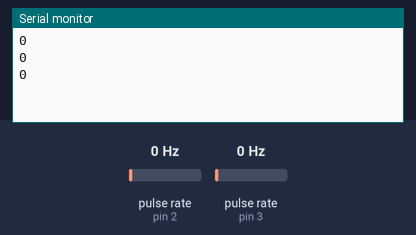
This sketch was run on a simulated Arduino Uno, built with avr-gcc and run on an emulated ATmega328P. Parts: the last lines printed to the serial monitor. Wiring (inferred from the names in the program): 2 × pulse sensor: data pin 2 / data pin 3. Inputs (shaded band) come from the test bench; at power-on: pulse rate (sensors on pin 2, pin 3) 0 Hz.

Above: at 1.2 s.
1.3 s: pulse rate (sensor on pin 2) set to 4 Hz
At 1.9 s:
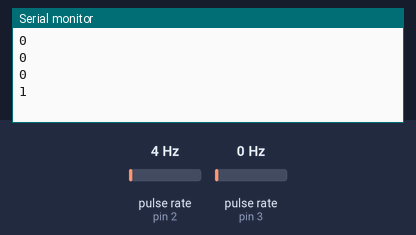
2.8 s: pulse rate (sensor on pin 3) set to 50 Hz
At 3.4 s:
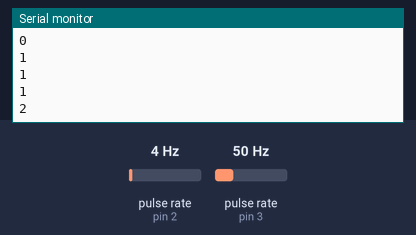
4.3 s: pulse rate (sensor on pin 2) set to 150 Hz
At 4.9 s:
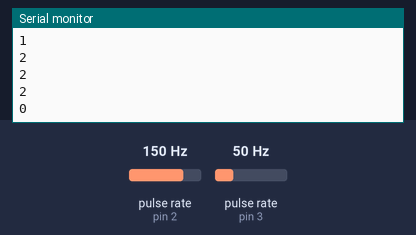
5.8 s: pulse rate (sensor on pin 3) set to 4 Hz
At 6.4 s:
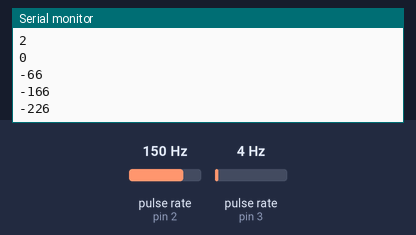
Timing chart, 0 to 8.3 s (numbered marks = the images above; inputs shaded):
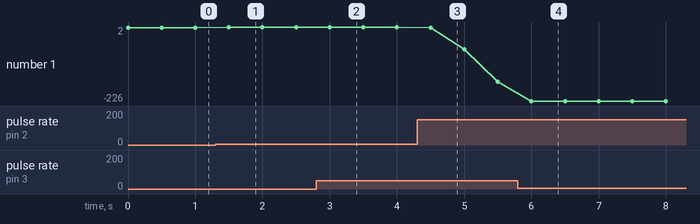

Measured:
- after the input at 1.3 s, the serial monitor: prints a new line after 0.20 s (image 1)
- after the input at 2.8 s, the serial monitor: prints a new line after 0.20 s (image 2)
- after the input at 4.3 s, the serial monitor: prints a new line after 0.20 s (image 3)
- after the input at 5.8 s, the serial monitor: prints a new line after 0.20 s (image 4)
- plotted number 1: 0 → 1 after the input at 1.3 s, 1 → 2 after the input at 2.8 s, 2 → -166 after the input at 4.3 s, -166 → -226 after the input at 5.8 s

The sketch:

Lab4_Task2_DC_Motor_Encoder.ino
```cpp
// Encoder code adapted from http://bildr.org/2012/08/rotary-encoder-arduino/

//these pins cannot be changed; pins 2/3 are the UNO's external interrupt pins int0/int1
int encoderPin1 = 2;
int encoderPin2 = 3;

volatile int lastEncoded = 0;  // declare as volatile variables changed within interrupt service routine
volatile long encoderValue = 0;

//long lastencoderValue = 0;

int lastMSB = 0;
int lastLSB = 0;

void setup()
{
  Serial.begin(9600);
  pinMode(encoderPin1, INPUT);
  pinMode(encoderPin2, INPUT);

//  digitalWrite(encoderPin1, HIGH); //turn internal pullup resistor on
//  digitalWrite(encoderPin2, HIGH); //turn internal pullup resistor on

  // call updateEncoder() when any high/low change seen on int0 (pin 2), or int1 (pin 3)
  attachInterrupt(0, updateEncoder, CHANGE);
  attachInterrupt(1, updateEncoder, CHANGE);
}

void loop()
  {
  Serial.println(encoderValue);
  delay(500); //just here to slow down the output, and show it will work  even during a delay
  }

void updateEncoder(){
  int MSB = digitalRead(encoderPin1); //MSB = most significant bit ("leftmost bit")
  int LSB = digitalRead(encoderPin2); //LSB = least significant bit

  // some bitwise math here...

  int encoded = (MSB << 1) | LSB; //combine the 2 encoder values into a single number
  int sum  = (lastEncoded << 2) | encoded; //combine current encoded value with the previous encoded value

  // 8 possible state transitions for a 2-bit encoder
  // Gray code encoded, i.e. only one bit changes at a time
  if(sum == 0b1101 || sum == 0b0100 || sum == 0b0010 || sum == 0b1011) encoderValue ++;
  if(sum == 0b1110 || sum == 0b0111 || sum == 0b0001 || sum == 0b1000) encoderValue --;

  lastEncoded = encoded; //store this value for next time
}
```
